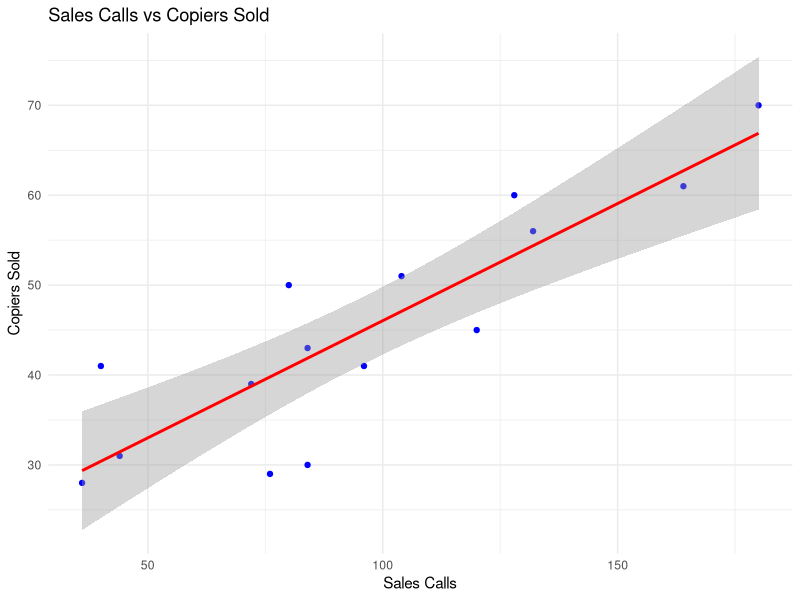

Reproduce this figure in R.
#Page No.469
library(ggplot2)

sales_calls <- c(96, 40, 104, 128, 164, 76, 72, 80, 36, 84, 180, 132, 120, 44, 84)
copiers_sold <- c(41, 41, 51, 60, 61, 29, 39, 50, 28, 43, 70, 56, 45, 31, 30)
data <- data.frame(sales_calls, copiers_sold)

model <- lm(copiers_sold ~ sales_calls, data = data)
summary(model)

a <- coef(model)[1] 
b <- coef(model)[2]  

x_new <- 50
y_hat <- a + b * x_new
cat("Expected sales for 50 calls:", y_hat)

n <- nrow(data)
x_mean <- mean(data$sales_calls)
SSE <- sum(residuals(model)^2)
s_yx <- sqrt(SSE / (n - 2))
SSX <- sum((data$sales_calls - x_mean)^2)
t_val <- qt(0.975, df = n - 2)

conf_width <- t_val * s_yx * sqrt(1/n + (x_new - x_mean)^2 / SSX)
pred_width <- t_val * s_yx * sqrt(1 + 1/n + (x_new - x_mean)^2 / SSX)

cat("95% Confidence Interval: [", y_hat - conf_width, ",", y_hat + conf_width, "]")
cat("95% Prediction Interval: [", y_hat - pred_width, ",", y_hat + pred_width, "]")

ggplot(data, aes(x = sales_calls, y = copiers_sold)) +
  geom_point(color = "blue") +
  geom_smooth(method = "lm", color = "red", se = TRUE) +
  labs(title = "Sales Calls vs Copiers Sold", x = "Sales Calls", y = "Copiers Sold") +
  theme_minimal()

#The answer may slightly vary due to rounding off values.
